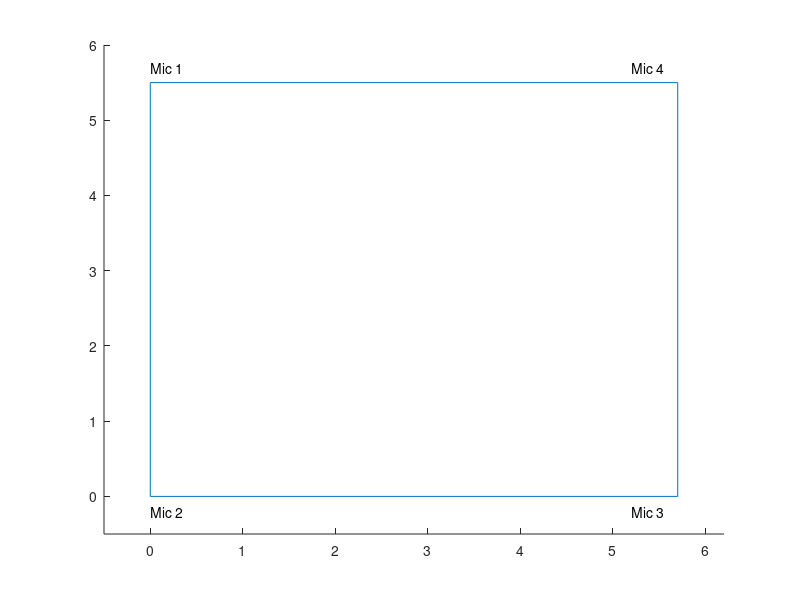

Write the MATLAB code that produced this figure. (Note: this script raises an error after producing the figure.)
close all;
clear all;
vx=5.70; 
vy=5.50;
% % % Connect
pause(0.5)
% % % init;

load('ref8.mat');
% prompt='Challenge?';
% challenge = input(prompt,'s');
% challenge = str2num(challenge);
% 
% prompt='Beginloacatie, xyrot?';
% begin = input(prompt,'s');
% a=strsplit(begin,',');
% clear begin;
% for i=1:3
%     begin(i)=str2double(a(i));
% end
% 
% if(challenge>1)
%     prompt='Tussenstop locatie?, x,y?';
%     tussen = input(prompt,'s');
%     a=strsplit(tussen,',');
%     clear tussen;
%     for i=1:2
%         tussen(i)=str2double(a(i))
%     end
% end
% 
% prompt='Eindlocatie, xy?';
% eind = input(prompt,'s');
% b=strsplit(eind,',');
% clear eind;
% for i=1:2
%     eind(i)=str2double(b(i)) 
% end
hold on
line([0 vx],[0 0])
line([0 vx],[vy vy])
line([0 0],[0 vy])
line([vx vx],[0 vy])
text(0,-.2,'Mic 2');
text(0,vy+.2,'Mic 1');
text(vx-.5,-.2,'Mic 3');
text(vx-.5,vy+.2,'Mic 4');

xlim([-0.5 vx+0.5]);
ylim([-0.5 vy+0.5]);
Voltage = 17.9;
curve = timedistance(Voltage);
challenge = 2; 
begin = [0,0.70,0];
tussen = [1.9,3.6];
eind = [4.6,3.95];
xlim([0 vx]);
ylim([0 vy]);
if(challenge == 2)
    [x,y,rot]=testControlDrive(begin(1),begin(2),begin(3),tussen(1),tussen(2),ref1,curve,challenge);    
    input('continue?')
    testControlDrive(x,y,rot,eind(1),eind(2),ref1,curve,challenge);
    input('eindpunt?')
else
    testControlDrive(begin(1),begin(2),begin(3),eind(1),eind(2),ref1,curve,challenge);
end

EPOCommunications('close');

